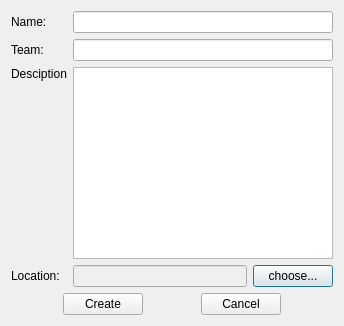
<?xml version="1.0" encoding="UTF-8"?>
<ui version="4.0">
 <class>CreateProDialog</class>
 <widget class="QDialog" name="CreateProDialog">
  <property name="geometry">
   <rect>
    <x>0</x>
    <y>0</y>
    <width>344</width>
    <height>326</height>
   </rect>
  </property>
  <property name="windowTitle">
   <string>Create a New Project</string>
  </property>
  <layout class="QVBoxLayout" name="verticalLayout_2">
   <item>
    <layout class="QGridLayout" name="gridLayout">
     <item row="0" column="0">
      <widget class="QLabel" name="label">
       <property name="text">
        <string>Name:</string>
       </property>
       <property name="buddy">
        <cstring>nameEdit</cstring>
       </property>
      </widget>
     </item>
     <item row="3" column="0">
      <widget class="QLabel" name="label_4">
       <property name="text">
        <string>Location:</string>
       </property>
       <property name="buddy">
        <cstring>pathEdit</cstring>
       </property>
      </widget>
     </item>
     <item row="1" column="1">
      <widget class="QLineEdit" name="teamEdit"/>
     </item>
     <item row="2" column="0">
      <layout class="QVBoxLayout" name="verticalLayout">
       <item>
        <widget class="QLabel" name="label_3">
         <property name="text">
          <string>Desciption</string>
         </property>
         <property name="buddy">
          <cstring>desEdit</cstring>
         </property>
        </widget>
       </item>
       <item>
        <spacer name="verticalSpacer">
         <property name="orientation">
          <enum>Qt::Vertical</enum>
         </property>
         <property name="sizeHint" stdset="0">
          <size>
           <width>20</width>
           <height>40</height>
          </size>
         </property>
        </spacer>
       </item>
      </layout>
     </item>
     <item row="3" column="1">
      <layout class="QHBoxLayout" name="horizontalLayout_2">
       <item>
        <widget class="QLineEdit" name="pathEdit">
         <property name="enabled">
          <bool>false</bool>
         </property>
        </widget>
       </item>
       <item>
        <widget class="QPushButton" name="chooseButton">
         <property name="text">
          <string>choose...</string>
         </property>
        </widget>
       </item>
      </layout>
     </item>
     <item row="1" column="0">
      <widget class="QLabel" name="label_2">
       <property name="text">
        <string>Team:</string>
       </property>
       <property name="buddy">
        <cstring>teamEdit</cstring>
       </property>
      </widget>
     </item>
     <item row="2" column="1">
      <widget class="QTextEdit" name="desEdit"/>
     </item>
     <item row="0" column="1">
      <widget class="QLineEdit" name="nameEdit"/>
     </item>
    </layout>
   </item>
   <item>
    <layout class="QHBoxLayout" name="horizontalLayout">
     <item>
      <spacer name="horizontalSpacer_2">
       <property name="orientation">
        <enum>Qt::Horizontal</enum>
       </property>
       <property name="sizeHint" stdset="0">
        <size>
         <width>40</width>
         <height>20</height>
        </size>
       </property>
      </spacer>
     </item>
     <item>
      <widget class="QPushButton" name="createButton">
       <property name="text">
        <string>Create</string>
       </property>
      </widget>
     </item>
     <item>
      <spacer name="horizontalSpacer">
       <property name="orientation">
        <enum>Qt::Horizontal</enum>
       </property>
       <property name="sizeHint" stdset="0">
        <size>
         <width>40</width>
         <height>20</height>
        </size>
       </property>
      </spacer>
     </item>
     <item>
      <widget class="QPushButton" name="cancelButton">
       <property name="text">
        <string>Cancel</string>
       </property>
      </widget>
     </item>
     <item>
      <spacer name="horizontalSpacer_3">
       <property name="orientation">
        <enum>Qt::Horizontal</enum>
       </property>
       <property name="sizeHint" stdset="0">
        <size>
         <width>40</width>
         <height>20</height>
        </size>
       </property>
      </spacer>
     </item>
    </layout>
   </item>
  </layout>
 </widget>
 <tabstops>
  <tabstop>nameEdit</tabstop>
  <tabstop>teamEdit</tabstop>
  <tabstop>desEdit</tabstop>
  <tabstop>pathEdit</tabstop>
  <tabstop>chooseButton</tabstop>
  <tabstop>createButton</tabstop>
  <tabstop>cancelButton</tabstop>
 </tabstops>
 <resources/>
 <connections>
  <connection>
   <sender>cancelButton</sender>
   <signal>clicked()</signal>
   <receiver>CreateProDialog</receiver>
   <slot>reject()</slot>
   <hints>
    <hint type="sourcelabel">
     <x>261</x>
     <y>310</y>
    </hint>
    <hint type="destinationlabel">
     <x>309</x>
     <y>299</y>
    </hint>
   </hints>
  </connection>
 </connections>
</ui>
